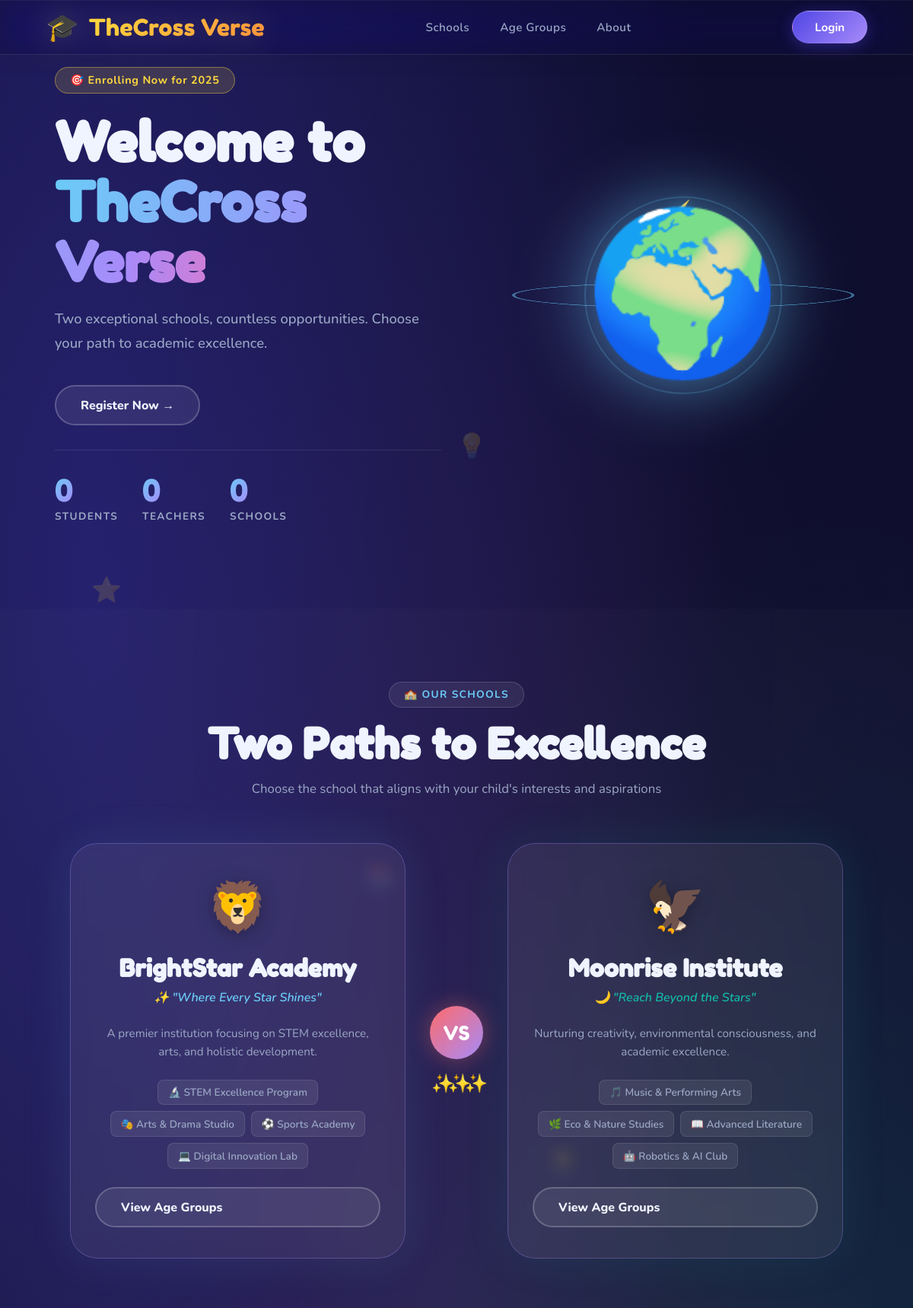
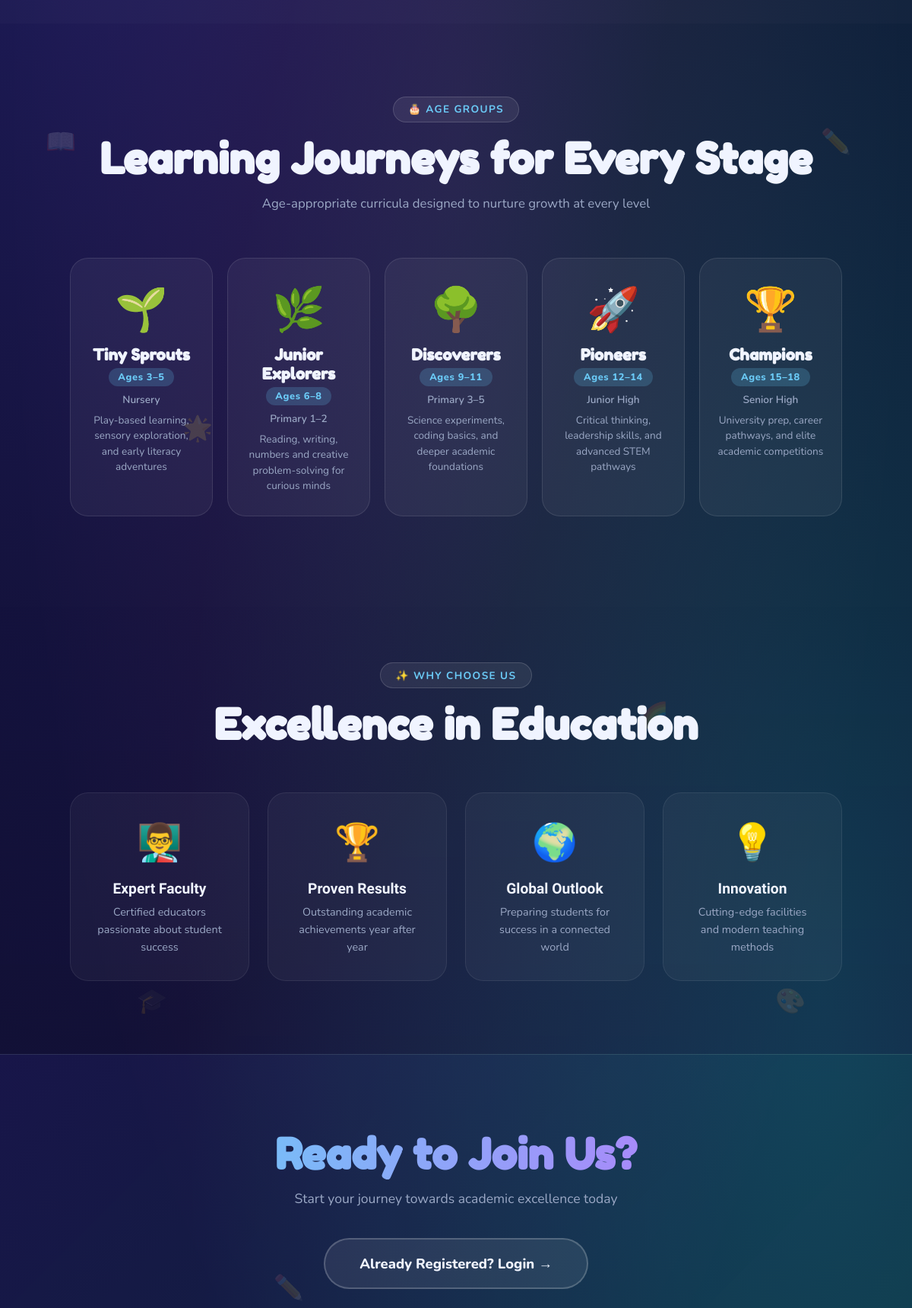
The page / (upper part) on the database its author committed (2 pictures, top to bottom).
### tables this page shows
CREATE TABLE IF NOT EXISTS schools (
  id         INT AUTO_INCREMENT PRIMARY KEY,
  school_key VARCHAR(50) UNIQUE NOT NULL,
  name       VARCHAR(150) NOT NULL,
  motto      VARCHAR(255),
  description TEXT,
  mascot     VARCHAR(10),
  features   JSON,
  created_at DATETIME DEFAULT CURRENT_TIMESTAMP,
  updated_at DATETIME DEFAULT CURRENT_TIMESTAMP ON UPDATE CURRENT_TIMESTAMP
);

CREATE TABLE IF NOT EXISTS age_groups (
  id          INT AUTO_INCREMENT PRIMARY KEY,
  group_key   VARCHAR(50) UNIQUE NOT NULL,
  icon        VARCHAR(10) NOT NULL,
  name        VARCHAR(100) NOT NULL,
  min_age     TINYINT UNSIGNED NOT NULL,
  max_age     TINYINT UNSIGNED NOT NULL,
  level_label VARCHAR(100),
  description TEXT,
  sort_order  TINYINT DEFAULT 0,
  created_at  DATETIME DEFAULT CURRENT_TIMESTAMP
);

### index.php (the view, shortened to what this page needs)
<?php
try {
    $db = getDB();
    $stmt = $db->query("SELECT * FROM schools ORDER BY school_key");
    $schools = $stmt->fetchAll(PDO::FETCH_ASSOC);
    $stmt = $db->query("SELECT * FROM age_groups ORDER BY min_age");
    $ageGroups = $stmt->fetchAll(PDO::FETCH_ASSOC);
    $stmt = $db->query("SELECT * FROM settings LIMIT 1");
    $settings = $stmt->fetch(PDO::FETCH_ASSOC);
} catch (Exception $e) {
    $schools = [
        [
            'school_key' => 'brightstar',
            'name' => 'BrightStar Academy',
            'motto' => '✨ "Where Every Star Shines"',
            'description' => 'A premier institution focusing on STEM excellence, arts, and holistic development.',
            'features' => json_encode(['🔬 STEM Excellence Program','🎭 Arts & Drama Studio','⚽ Sports Academy','💻 Digital Innovation Lab'])
        ],
        [
            'school_key' => 'moonrise',
            'name' => 'Moonrise Institute',
            'motto' => '🌙 "Reach Beyond the Stars"',
            'description' => 'Nurturing creativity, environmental consciousness, and academic excellence.',
            'features' => json_encode(['🎵 Music & Performing Arts','🌿 Eco & Nature Studies','📖 Advanced Literature','🤖 Robotics & AI Club'])
        ]
    ];
    $ageGroups = [];
    $settings = ['portal_name' => 'EduVerse Portal'];
}
function getFeatures($school) {
    if (is_string($school['features'])) {
        return json_decode($school['features'], true) ?: [];
    }
    return is_array($school['features']) ? $school['features'] : [];
}
$brightstar = null;
$moonrise = null;
foreach ($schools as $school) {
    if ($school['school_key'] === 'brightstar') $brightstar = $school;
    if ($school['school_key'] === 'moonrise') $moonrise = $school;
}
?>
<!DOCTYPE html>
<html lang="en">
<head>
  <link rel="stylesheet" href="css/style.css">
  <link rel="stylesheet" href="css/animations.css">
</head>
<body>
  <div class="bg-shapes" aria-hidden="true">
    <div class="shape s1">⭐</div><div class="shape s2">🚀</div>
    <div class="shape s3">🌟</div><div class="shape s4">🌈</div>
    <div class="shape s5">📚</div><div class="shape s6">✏️</div>
    <div class="shape s7">🎓</div><div class="shape s8">💡</div>
    <div class="shape s9">✏️</div><div class="shape s10">🎨</div>
    <div class="shape s11">💡</div><div class="shape s12">📖</div>
  </div>
  <nav class="navbar" id="navbar">
    <a href="#" class="nav-brand">
      <span class="brand-icon spin-slow">🎓</span>
      <span class="brand-text"><?php echo htmlspecialchars($settings['portal_name'] ?? 'TheCross Verse'); ?></span>
    </a>
    <div class="nav-links">
      <a href="#schools" class="nav-link">Schools</a>
      <a href="#age-groups" class="nav-link">Age Groups</a>
      <a href="#about" class="nav-link">About</a>
    </div>
    <a href="login.html" class="nav-btn btn-login">Login</a>
  </nav>
  <section class="hero" id="hero">
    <div class="hero-content">
      <div class="hero-text">
        <div class="badge badge-pulse">🎯 Enrolling Now for 2025</div>
        <h1 class="hero-title">
          <span class="word-reveal">Welcome to</span>
          <span class="shimmer-text"><?php echo htmlspecialchars($settings['portal_name'] ?? 'TheCross Verse'); ?></span>
        </h1>
        <p class="hero-desc">
          Two exceptional schools, countless opportunities. Choose your path to academic excellence.
        </p>
        <div class="hero-cta">
          <a href="register.php" class="btn btn-secondary">Register Now →</a>
        </div>
        <div class="hero-stats">
          <div class="stat-item"><span class="counter" data-target="2180">0</span><span>Students</span></div>
          <div class="stat-item"><span class="counter" data-target="157">0</span><span>Teachers</span></div>
          <div class="stat-item"><span class="counter" data-target="2">0</span><span>Schools</span></div>
        </div>
      </div>
      <div class="hero-visual">
      <div class="planet-wrapper">
        <div class="planet" id="heroPlanet">
          <div class="planet-ring"></div>
          <div class="planet-core">🌍</div>
          <div class="orbit orbit-1"><span class="satellite">📚</span></div>
          <div class="orbit orbit-2"><span class="satellite">🎓</span></div>
          <div class="orbit orbit-3"><span class="satellite">⚡</span></div>
        </div>
      </div>
    </div>
  </section>
  <section class="schools-section" id="schools">
    <div class="container">
      <div class="section-header">
        <span class="section-tag wiggle">🏫 Our Schools</span>
        <h2 class="section-title">Two Paths to Excellence</h2>
        <p class="section-desc">Choose the school that aligns with your child's interests and aspirations</p>
      </div>
      <div class="schools-grid">
        <div class="school-card brightstar tilt-card slide-up" data-school="brightstar">
          <div class="school-card-inner">
            <div class="school-mascot bounce-cont">🦁</div>
            <h3 class="school-name"><?php echo htmlspecialchars($brightstar['name']); ?></h3>
            <p class="school-motto"><?php echo htmlspecialchars($brightstar['motto']); ?></p>
            <p class="school-desc"><?php echo htmlspecialchars($brightstar['description']); ?></p>
            <div class="school-features">
              <?php
              $features = getFeatures($brightstar);
              foreach ($features as $feature):
              ?>
                <span class="feature-badge"><?php echo htmlspecialchars($feature); ?></span>
              <?php endforeach; ?>
            </div>
            <div class="school-actions">
              <a href="#age-groups" class="btn btn-secondary">View Age Groups</a>
            </div>
          </div>
        </div>
      <div class="vs-divider">
        <div class="vs-circle rotate-slow">VS</div>
        <div class="vs-sparks">✨✨✨</div>
      </div>
        <div class="school-card moonrise tilt-card slide-up" style="animation-delay: 0.2s;" data-school="moonrise">
          <div class="school-card-inner">
            <div class="school-mascot bounce-cont">🦅</div>
            <h3 class="school-name"><?php echo htmlspecialchars($moonrise['name']); ?></h3>
            <p class="school-motto"><?php echo htmlspecialchars($moonrise['motto']); ?></p>
            <p class="school-desc"><?php echo htmlspecialchars($moonrise['description']); ?></p>
            <div class="school-features">
              <?php
              $features = getFeatures($moonrise);
              foreach ($features as $feature):
              ?>
                <span class="feature-badge"><?php echo htmlspecialchars($feature); ?></span>
              <?php endforeach; ?>
            </div>
            <div class="school-actions">
              <a href="#age-groups" class="btn btn-secondary">View Age Groups</a>
            </div>
          </div>
        </div>
      </div>
    </div>
  </section>
  <section class="age-groups-section" id="age-groups">
    <div class="container">
      <div class="section-header">
        <span class="section-tag wiggle">🎂 Age Groups</span>
        <h2 class="section-title">Learning Journeys for Every Stage</h2>
        <p class="section-desc">Age-appropriate curricula designed to nurture growth at every level</p>
      </div>
      <div class="age-groups-grid">
        <?php
        foreach ($ageGroups as $index => $group):
        ?>
        <div class="age-card bounce-in" style="animation-delay: <?php echo $index * 0.1; ?>s;">
          <div class="age-icon float-up-down"><?php echo $group['icon']; ?></div>
          <h4 class="age-name"><?php echo htmlspecialchars($group['name']); ?></h4>
          <p class="age-range">Ages <?php echo $group['min_age']; ?>–<?php echo $group['max_age']; ?></p>
          <p class="age-level"><?php echo htmlspecialchars($group['level_label']); ?></p>
          <p class="age-desc"><?php echo htmlspecialchars($group['description']); ?></p>
        </div>
        <?php endforeach; ?>
      </div>
    </div>
  </section>
  <section class="features-section" id="about">
    <div class="container">
      <div class="section-header">
        <span class="section-tag wiggle">✨ Why Choose Us</span>
        <h2 class="section-title">Excellence in Education</h2>
      </div>
      <div class="features-grid">
        <div class="feature-card slide-up" style="animation-delay: 0s;">
          <div class="feature-icon float-up-down">👨‍🏫</div>
          <h4>Expert Faculty</h4>
          <p>Certified educators passionate about student success</p>
        </div>
        <div class="feature-card slide-up" style="animation-delay: 0.1s;">
          <div class="feature-icon float-up-down">🏆</div>
          <h4>Proven Results</h4>
          <p>Outstanding academic achievements year after year</p>
        </div>
        <div class="feature-card slide-up" style="animation-delay: 0.2s;">
          <div class="feature-icon float-up-down">🌍</div>
          <h4>Global Outlook</h4>
          <p>Preparing students for success in a connected world</p>
        </div>
        <div class="feature-card slide-up" style="animation-delay: 0.3s;">
          <div class="feature-icon float-up-down">💡</div>
          <h4>Innovation</h4>
          <p>Cutting-edge facilities and modern teaching methods</p>
        </div>
      </div>
    </div>
  </section>
  <section class="cta-section">
    <div class="container">
      <div class="cta-content">
        <h2 class="cta-title shimmer-text">Ready to Join Us?</h2>
        <p class="cta-desc">Start your journey towards academic excellence today</p>
        <div class="cta-buttons">
          <a href="login.html" class="btn btn-secondary btn-large">
            Already Registered? Login →
          </a>
        </div>
      </div>
    </div>
  </section>
</body>
</html>

### css/animations.css (style rules this page uses)
.word-reveal { display: inline-block; opacity: 0; transform: translateY(40px) rotate(-3deg); animation: wordReveal 0.8s cubic-bezier(0.34, 1.56, 0.64, 1) forwards; }
.bounce-in { opacity: 0; animation: bounceIn 0.7s cubic-bezier(0.34, 1.56, 0.64, 1) 0.05s forwards; }
.slide-up { opacity: 0; animation: slideUp 0.8s ease-out forwards; }
.spin-slow { animation: spin 12s linear infinite; }
.rotate-slow { animation: spin 8s linear infinite; }
.wiggle { display: inline-block; animation: wiggle 3s ease-in-out infinite; }
.bounce-cont { animation: bounceCont 2s ease-in-out infinite; }
.float-up-down { animation: floatUpDown 3s ease-in-out infinite; }
.shimmer-text { background: linear-gradient(90deg, var(--sky) 0%, var(--purple) 40%, var(--pink) 60%, var(--sky) 100%); background-size: 200% auto; -webkit-background-clip: text; -webkit-text-fill-color: transparent; background-clip: text; animation: shimmerMove 3s linear infinite; }
.badge-pulse { animation: badgePulse 2s ease-in-out infinite; }
.planet { position: relative; transition: transform 0.1s ease-out; }
.orbit { position: absolute; top: 50%; left: 50%; transform: translate(-50%, -50%); border: 2px solid rgba(107, 203, 247, 0.2); border-radius: 50%; animation: orbitRotate linear infinite; }
.orbit-1 { width: 140px; height: 140px; animation-duration: 15s; }
.orbit-2 { width: 200px; height: 200px; animation-duration: 20s; animation-direction: reverse; }
.orbit-3 { width: 260px; height: 260px; animation-duration: 25s; }
.satellite { position: absolute; top: 0; left: 50%; transform: translateX(-50%); font-size: 1.5rem; filter: drop-shadow(0 0 10px rgba(107, 203, 247, 0.5)); animation: satelliteFloat 3s ease-in-out infinite; }
.tilt-card { transform-style: preserve-3d; transition: transform 0.3s ease; will-change: transform; }
.bg-shapes { position: fixed; inset: 0; overflow: hidden; pointer-events: none; z-index: 0; }
.bg-shapes .shape { position: absolute; font-size: 2rem; opacity: 0.15; animation: shapeFloat linear infinite; }
.shape.s1 { left: 10%; top: 20%; animation-duration: 20s; animation-delay: 0s; }
.shape.s2 { left: 80%; top: 10%; animation-duration: 25s; animation-delay: 2s; }
.shape.s3 { left: 20%; top: 60%; animation-duration: 22s; animation-delay: 4s; }
.shape.s4 { left: 70%; top: 70%; animation-duration: 28s; animation-delay: 1s; }
.shape.s5 { left: 40%; top: 30%; animation-duration: 24s; animation-delay: 3s; }
.shape.s6 { left: 90%; top: 50%; animation-duration: 26s; animation-delay: 5s; }
.shape.s7 { left: 15%; top: 80%; animation-duration: 23s; animation-delay: 2s; }
.shape.s8 { left: 60%; top: 40%; animation-duration: 27s; animation-delay: 4s; }
.shape.s9 { left: 30%; top: 90%; animation-duration: 21s; animation-delay: 1s; }
.shape.s10 { left: 85%; top: 80%; animation-duration: 29s; animation-delay: 3s; }
.shape.s11 { left: 50%; top: 15%; animation-duration: 25s; animation-delay: 0s; }
.shape.s12 { left: 5%; top: 50%; animation-duration: 24s; animation-delay: 2s; }
.feature-icon { display: inline-block; font-size: 3rem; margin-bottom: 1rem; }
.age-icon { display: inline-block; font-size: 3.5rem; margin-bottom: 0.5rem; transition: transform 0.3s ease; }

### rows shown on the page
schools: name "BrightStar Academy", motto "✨ \"Where Every Star Shines\"", description "A premier institution focusing on STEM excellence, arts, and holistic development.", features "🔬 STEM Excellence Program", features "🎭 Arts & Drama Studio", features "⚽ Sports Academy", features "💻 Digital Innovation Lab"
schools: name "Moonrise Institute", motto "🌙 \"Reach Beyond the Stars\"", description "Nurturing creativity, environmental consciousness, and academic excellence.", features "🎵 Music & Performing Arts", features "🌿 Eco & Nature Studies", features "📖 Advanced Literature", features "🤖 Robotics & AI Club"
age_groups: icon "🌱", name "Tiny Sprouts", min_age "3", max_age "5", level_label "Nursery", description "Play-based learning, sensory exploration, and early literacy adventures"
age_groups: icon "🌿", name "Junior Explorers", min_age "6", max_age "8", level_label "Primary 1–2", description "Reading, writing, numbers and creative problem-solving for curious minds"
age_groups: icon "🌳", name "Discoverers", min_age "9", max_age "11", level_label "Primary 3–5", description "Science experiments, coding basics, and deeper academic foundations"
age_groups: icon "🚀", name "Pioneers", min_age "12", max_age "14", level_label "Junior High", description "Critical thinking, leadership skills, and advanced STEM pathways"
age_groups: icon "🏆", name "Champions", min_age "15", max_age "18", level_label "Senior High", description "University prep, career pathways, and elite academic competitions"

### other values the page prints
$settings['portal_name'] "TheCross Verse"
